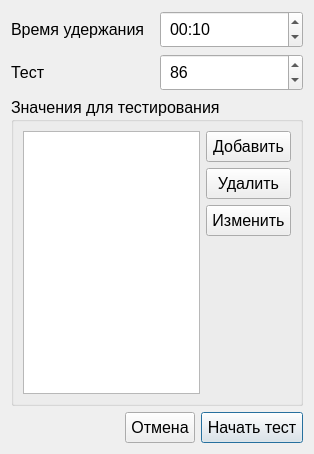
<?xml version="1.0" encoding="UTF-8"?>
<ui version="4.0">
 <class>StepTestSettings</class>
 <widget class="QDialog" name="StepTestSettings">
  <property name="geometry">
   <rect>
    <x>0</x>
    <y>0</y>
    <width>314</width>
    <height>454</height>
   </rect>
  </property>
  <property name="font">
   <font>
    <pointsize>11</pointsize>
   </font>
  </property>
  <property name="windowTitle">
   <string>Параметры тестирования</string>
  </property>
  <layout class="QVBoxLayout" name="verticalLayout_2">
   <item>
    <layout class="QHBoxLayout" name="horizontalLayout_3">
     <item>
      <widget class="QLabel" name="label">
       <property name="font">
        <font>
         <pointsize>12</pointsize>
        </font>
       </property>
       <property name="text">
        <string>&lt;html&gt;&lt;head/&gt;&lt;body&gt;&lt;p&gt;Время удержания&lt;/p&gt;&lt;/body&gt;&lt;/html&gt;</string>
       </property>
      </widget>
     </item>
     <item>
      <widget class="QTimeEdit" name="timeEdit">
       <property name="font">
        <font>
         <pointsize>12</pointsize>
        </font>
       </property>
       <property name="styleSheet">
        <string notr="true">padding: 5px 5px;</string>
       </property>
       <property name="currentSection">
        <enum>QDateTimeEdit::Section::SecondSection</enum>
       </property>
       <property name="displayFormat">
        <string>mm:ss</string>
       </property>
       <property name="currentSectionIndex">
        <number>1</number>
       </property>
       <property name="time">
        <time>
         <hour>0</hour>
         <minute>0</minute>
         <second>10</second>
        </time>
       </property>
      </widget>
     </item>
    </layout>
   </item>
   <item>
    <layout class="QHBoxLayout" name="horizontalLayout_5">
     <item>
      <widget class="QLabel" name="label_3">
       <property name="font">
        <font>
         <pointsize>12</pointsize>
        </font>
       </property>
       <property name="text">
        <string>Тест</string>
       </property>
      </widget>
     </item>
     <item>
      <widget class="QSpinBox" name="spinBox_T_value">
       <property name="font">
        <font>
         <pointsize>12</pointsize>
        </font>
       </property>
       <property name="styleSheet">
        <string notr="true">padding: 5px 5px;</string>
       </property>
       <property name="minimum">
        <number>0</number>
       </property>
       <property name="maximum">
        <number>999</number>
       </property>
       <property name="value">
        <number>86</number>
       </property>
      </widget>
     </item>
    </layout>
   </item>
   <item>
    <widget class="QGroupBox" name="groupBox_2">
     <property name="font">
      <font>
       <pointsize>12</pointsize>
      </font>
     </property>
     <property name="title">
      <string>Значения для тестирования</string>
     </property>
     <layout class="QHBoxLayout" name="horizontalLayout">
      <item>
       <widget class="QListWidget" name="listWidget_value">
        <property name="font">
         <font>
          <pointsize>10</pointsize>
         </font>
        </property>
        <property name="editTriggers">
         <set>QAbstractItemView::EditTrigger::CurrentChanged|QAbstractItemView::EditTrigger::DoubleClicked|QAbstractItemView::EditTrigger::EditKeyPressed</set>
        </property>
       </widget>
      </item>
      <item>
       <layout class="QVBoxLayout" name="verticalLayout">
        <item>
         <widget class="QPushButton" name="pushButton_add_value">
          <property name="font">
           <font>
            <pointsize>12</pointsize>
           </font>
          </property>
          <property name="styleSheet">
           <string notr="true">padding: 5px 5px;</string>
          </property>
          <property name="text">
           <string>Добавить</string>
          </property>
         </widget>
        </item>
        <item>
         <widget class="QPushButton" name="pushButton_delete_value">
          <property name="font">
           <font>
            <pointsize>12</pointsize>
           </font>
          </property>
          <property name="styleSheet">
           <string notr="true">padding: 5px 5px;</string>
          </property>
          <property name="text">
           <string>Удалить</string>
          </property>
         </widget>
        </item>
        <item>
         <widget class="QPushButton" name="pushButton_change_value">
          <property name="font">
           <font>
            <pointsize>12</pointsize>
           </font>
          </property>
          <property name="styleSheet">
           <string notr="true">padding: 5px 5px;</string>
          </property>
          <property name="text">
           <string>Изменить</string>
          </property>
         </widget>
        </item>
        <item>
         <spacer name="verticalSpacer_2">
          <property name="orientation">
           <enum>Qt::Orientation::Vertical</enum>
          </property>
          <property name="sizeHint" stdset="0">
           <size>
            <width>20</width>
            <height>40</height>
           </size>
          </property>
         </spacer>
        </item>
       </layout>
      </item>
     </layout>
    </widget>
   </item>
   <item>
    <layout class="QHBoxLayout" name="horizontalLayout_2">
     <item>
      <spacer name="horizontalSpacer">
       <property name="orientation">
        <enum>Qt::Orientation::Horizontal</enum>
       </property>
       <property name="sizeHint" stdset="0">
        <size>
         <width>40</width>
         <height>20</height>
        </size>
       </property>
      </spacer>
     </item>
     <item>
      <widget class="QPushButton" name="pushButton_2">
       <property name="font">
        <font>
         <pointsize>12</pointsize>
        </font>
       </property>
       <property name="styleSheet">
        <string notr="true">padding: 5px 5px;</string>
       </property>
       <property name="text">
        <string>Отмена</string>
       </property>
      </widget>
     </item>
     <item>
      <widget class="QPushButton" name="pushButton">
       <property name="font">
        <font>
         <pointsize>12</pointsize>
        </font>
       </property>
       <property name="styleSheet">
        <string notr="true">padding: 5px 5px;</string>
       </property>
       <property name="text">
        <string>Начать тест</string>
       </property>
       <property name="default">
        <bool>true</bool>
       </property>
      </widget>
     </item>
    </layout>
   </item>
  </layout>
 </widget>
 <tabstops>
  <tabstop>timeEdit</tabstop>
  <tabstop>spinBox_T_value</tabstop>
  <tabstop>listWidget_value</tabstop>
  <tabstop>pushButton_add_value</tabstop>
  <tabstop>pushButton_delete_value</tabstop>
  <tabstop>pushButton_change_value</tabstop>
  <tabstop>pushButton_2</tabstop>
  <tabstop>pushButton</tabstop>
 </tabstops>
 <resources/>
 <connections>
  <connection>
   <sender>pushButton_2</sender>
   <signal>clicked()</signal>
   <receiver>StepTestSettings</receiver>
   <slot>reject()</slot>
   <hints>
    <hint type="sourcelabel">
     <x>127</x>
     <y>357</y>
    </hint>
    <hint type="destinationlabel">
     <x>40</x>
     <y>204</y>
    </hint>
   </hints>
  </connection>
  <connection>
   <sender>pushButton</sender>
   <signal>clicked()</signal>
   <receiver>StepTestSettings</receiver>
   <slot>accept()</slot>
   <hints>
    <hint type="sourcelabel">
     <x>232</x>
     <y>357</y>
    </hint>
    <hint type="destinationlabel">
     <x>228</x>
     <y>191</y>
    </hint>
   </hints>
  </connection>
 </connections>
</ui>
